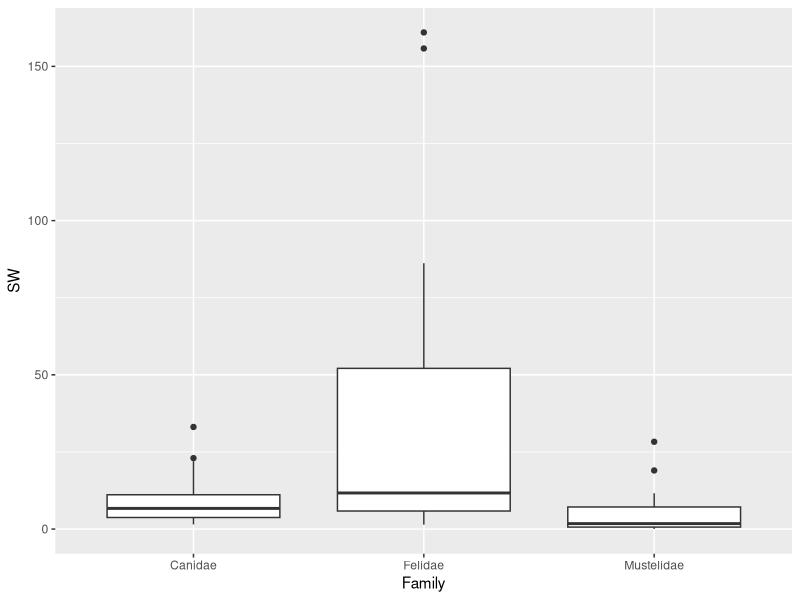
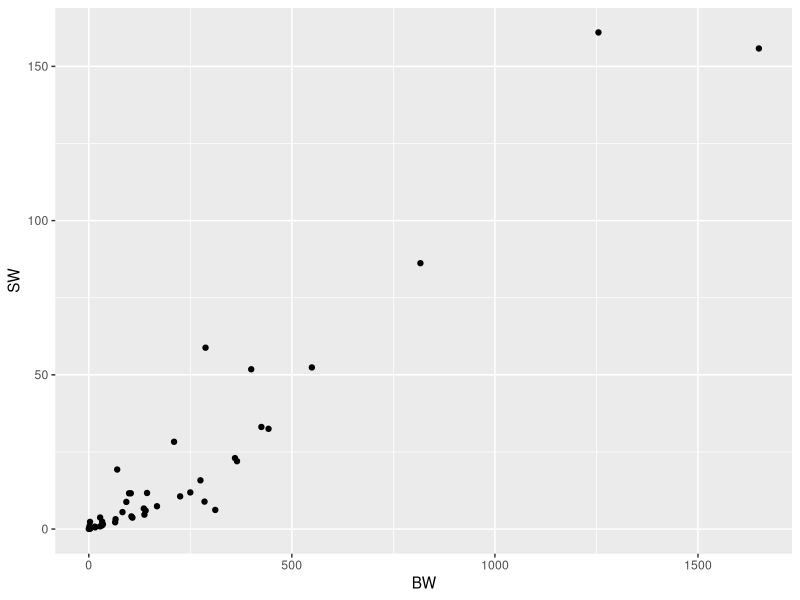

Recreate these plots in R, in order.
## ---- chunk 1
suppressMessages(library(ape))
library(dplyr)
data(carnivora)
carnivs <- filter(
  carnivora,
  Family %in% c(
    "Canidae",
    "Felidae",
    "Mustelidae"
  )
)
## ---- chunk 2
colnames(carnivs)
## ---- chunk 3
library(ggplot2)

# Boxplot
ggplot(carnivs, aes(x = Family, y = SW)) +
  geom_boxplot()

# Scatterplot
ggplot(carnivs, aes(x = BW, y = SW)) +
  geom_point()
